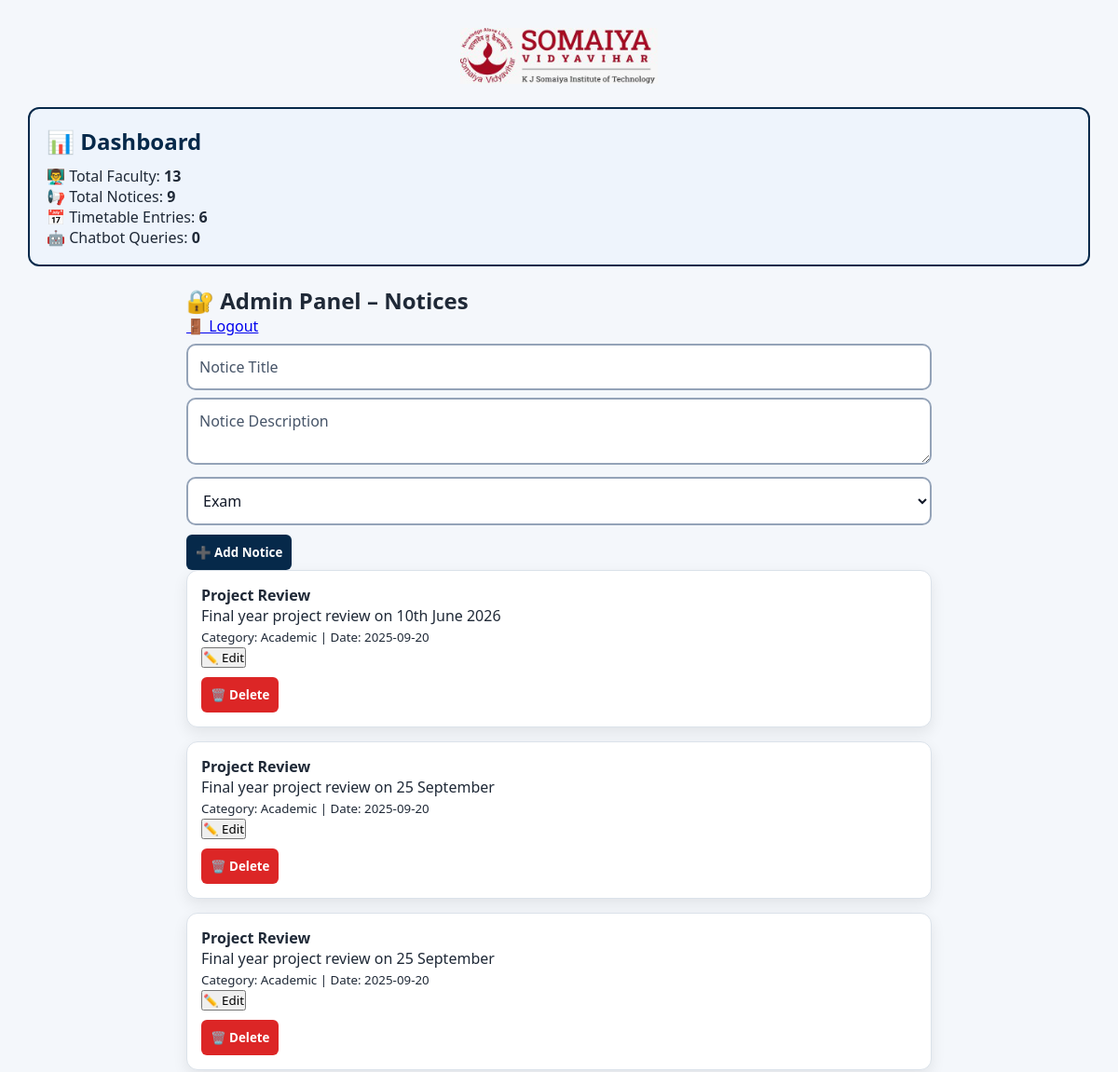
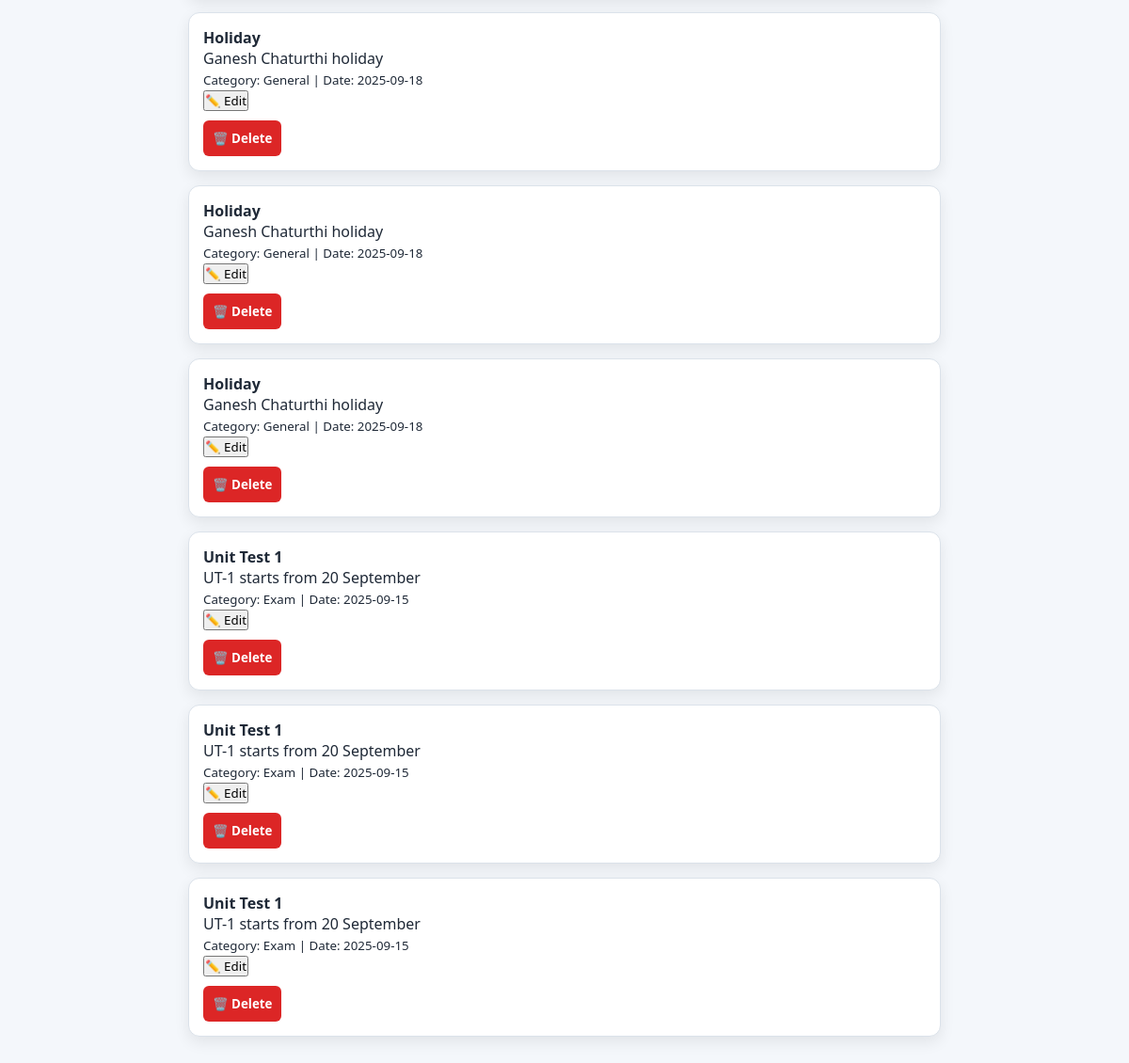
Before: /admin (signed in) with the older database file (2 pictures, top to bottom).
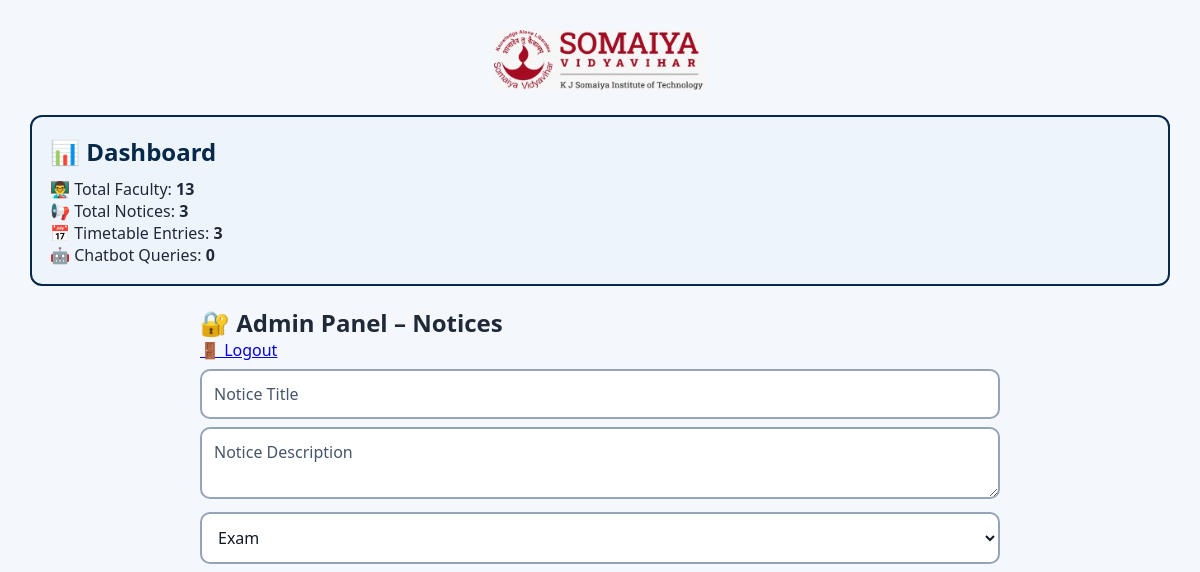
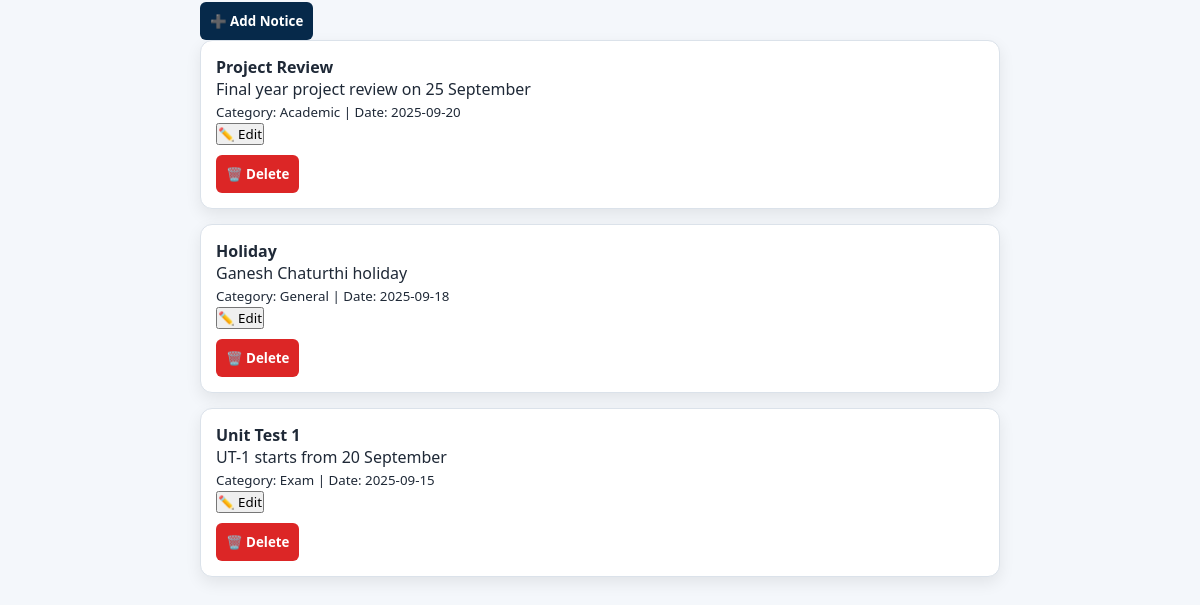
After: the same page with the newer database file (2 pictures, top to bottom).
### tables this page shows
CREATE TABLE notices (
    id INTEGER PRIMARY KEY AUTOINCREMENT,
    title TEXT,
    description TEXT,
    category TEXT,
    posted_on DATE
);

### app.py (the view)
@app.route("/admin")
def admin():
    if not session.get("admin_logged_in"):
        return redirect(url_for("admin_login"))
    conn = sqlite3.connect("college.db")
    cursor = conn.cursor()
    cursor.execute("""
    CREATE TABLE IF NOT EXISTS chatbot_logs (
        id INTEGER PRIMARY KEY AUTOINCREMENT,
        user_query TEXT,
        created_at TIMESTAMP DEFAULT CURRENT_TIMESTAMP
    )
    """)
    cursor.execute("SELECT COUNT(*) FROM faculty")
    faculty_count = cursor.fetchone()[0]
    cursor.execute("SELECT COUNT(*) FROM notices")
    notice_count = cursor.fetchone()[0]
    cursor.execute("SELECT COUNT(*) FROM timetable")
    timetable_count = cursor.fetchone()[0]
    cursor.execute("SELECT COUNT(*) FROM chatbot_logs")
    chat_count = cursor.fetchone()[0]
    cursor.execute("""
        SELECT id, title, description, category, posted_on
        FROM notices
        ORDER BY posted_on DESC
    """)
    notices = cursor.fetchall()
    conn.close()
    return render_template(
        "admin.html",
        notices=notices,
        faculty_count=faculty_count,
        notice_count=notice_count,
        timetable_count=timetable_count,
        chat_count=chat_count
    )

### templates/admin.html (shortened to what this page needs)
<!DOCTYPE html>
<html>
<head>
    <head>
        <link rel="stylesheet" href="{{ url_for('static', filename='style.css') }}">
    </head>
<body class="admin-body">
    <div style="text-align:center; margin-bottom:20px;">
    <img src="{{ url_for('static', filename='kjsit_logo.png') }}"
         alt="KJSIT Logo"
         height="60">
</div>
<div class="admin-dashboard">
  <h2>📊 Dashboard</h2>
  <p>👨‍🏫 Total Faculty: <b>{{ faculty_count }}</b></p>
  <p>📢 Total Notices: <b>{{ notice_count }}</b></p>
  <p>📅 Timetable Entries: <b>{{ timetable_count }}</b></p>
  <p>🤖 Chatbot Queries: <b>{{ chat_count }}</b></p>
</div>
<div class="admin-container">
    <div class="top-actions">
        <h2>🔐 Admin Panel – Notices</h2>
        <a href="/admin-logout">🚪 Logout</a>
    </div>
    <form method="POST" action="/admin/add-notice">
        <input type="text" name="title" placeholder="Notice Title" required>
        <textarea name="description" placeholder="Notice Description" required></textarea>
        <select name="category">
            <option value="Exam">Exam</option>
        </select>
        <button class="admin-btn" type="submit">➕ Add Notice</button>
    </form>
    {% for n in notices %}
    <div class="admin-card">
        <strong>{{ n[1] }}</strong><br>
        {{ n[2] }}<br>
        <small>Category: {{ n[3] }} | Date: {{ n[4] }}</small>
        <form method="GET" action="/admin/edit-notice/{{ n[0] }}">
            <button type="submit">✏️ Edit</button>
        </form>
        <form method="POST" action="/admin/delete-notice/{{ n[0] }}">
            <button class="admin-btn delete" type="submit">🗑️ Delete</button>
        </form>
    </div>
    {% endfor %}
</div>
</body>
</html>

### static/style.css (style rules this page uses)
* { box-sizing: border-box; margin: 0; padding: 0; font-family: system-ui, -apple-system, BlinkMacSystemFont, "Segoe UI", sans-serif; }
body { background: #f4f7fb; color: #1f2937; }
body.admin-body { display: block; min-height: auto; padding: 30px; background: #f4f7fb; }
.admin-dashboard { border: 2px solid #06294a; background: #eef4fc; padding: 18px; margin-bottom: 25px; border-radius: 14px; }
.admin-dashboard h2 { color: #06294a; margin-bottom: 10px; }
.admin-container { max-width: 800px; margin: auto; }
.admin-card { background: #ffffff; padding: 16px; border-radius: 14px; margin-bottom: 15px; border: 1px solid #dbe2ea; box-shadow: 0 6px 16px rgba(0,0,0,0.08); }
body.admin-body input, body.admin-body textarea, body.admin-body select { background-color: #ffffff; color: #111827; border: 2px solid #94a3b8; padding: 12px; border-radius: 10px; font-size: 16px; width: 100%; margin-top: 8px; }
body.admin-body input::placeholder, body.admin-body textarea::placeholder { color: #475569; }
.admin-btn { background: #06294a; color: #ffffff; padding: 12px; border-radius: 8px; border: none; cursor: pointer; font-weight: bold; margin-top: 10px; }
.admin-btn.delete { background: #dc2626; }

### templates/admin.html (style rules this page uses)
.admin-body { background: #f4f7fb; font-family: Arial, sans-serif; color: #1f2937; padding: 30px; }
.admin-container { max-width: 800px; margin: auto; }
.admin-card { background: #ffffff; padding: 15px; border-radius: 12px; margin-bottom: 15px; border: 1px solid #dbe2ea; box-shadow: 0 6px 16px rgba(0,0,0,0.08); }
.admin-dashboard { border: 2px solid #06294a; background: #eef4fc; padding: 18px; margin-bottom: 20px; border-radius: 12px; }
.admin-dashboard h2 { color: #06294a; }
.admin-btn { background: #06294a; color: white; padding: 10px; border-radius: 6px; border: none; cursor: pointer; font-weight: bold; }
.admin-btn.delete { background: #dc2626; }

Changed rows visible on the page:
removed notices: title "Project Review", description "Final year project review on 10th June 2026", category "Academic", posted_on "2025-09-20"
removed notices: title "Project Review", description "Final year project review on 25 September", category "Academic", posted_on "2025-09-20"
removed notices: title "Holiday", description "Ganesh Chaturthi holiday", category "General", posted_on "2025-09-18"
removed notices: title "Holiday", description "Ganesh Chaturthi holiday", category "General", posted_on "2025-09-18"
removed notices: title "Unit Test 1", description "UT-1 starts from 20 September", category "Exam", posted_on "2025-09-15"
removed notices: title "Unit Test 1", description "UT-1 starts from 20 September", category "Exam", posted_on "2025-09-15"
Other visible differences:
{{ notice_count }}: "9" → "3"
{{ timetable_count }}: "6" → "3"
